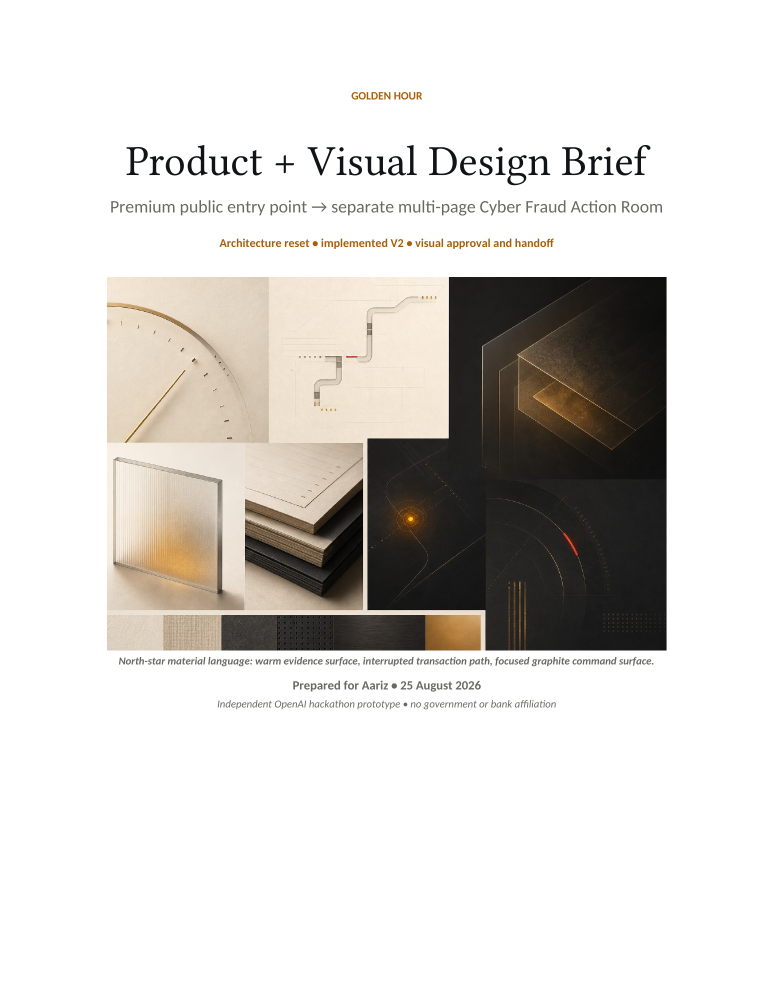
#> input picture v2-design/qa/docx-render-v2/page-1.png, 1547 x 2002 px (shown at 1/2 size); its folder holds 4 pictures in this run
$ python make_contact_sheets.py
#> lines starting #> are read from the running program, lines starting #| are printed output that depends on the picture
import sys
from pathlib import Path
from PIL import Image, ImageDraw

source = Path(sys.argv[1]) if len(sys.argv) > 1 else Path(__file__).parent / "docx-render-v2"
pages = sorted(source.glob("page-*.png"), key=lambda p: int(p.stem.split("-")[-1]))
groups = [pages[index:index + 7] for index in range(0, len(pages), 7)]

for group_index, group in enumerate(groups, start=1):
    thumbs = []
    for page in group:
        image = Image.open(page).convert("RGB")
#> image is the input picture: PIL image 1547x2002 RGB; mean R, G, B 218.4, 215.6, 212.1
        image.thumbnail((300, 390))
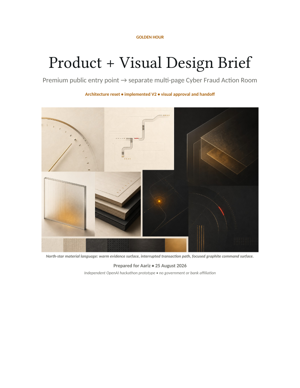
#> image: PIL image 300x388 RGB; mean R, G, B 218.3, 215.6, 212.1
        tile = Image.new("RGB", (320, 430), "#d8d4ca")
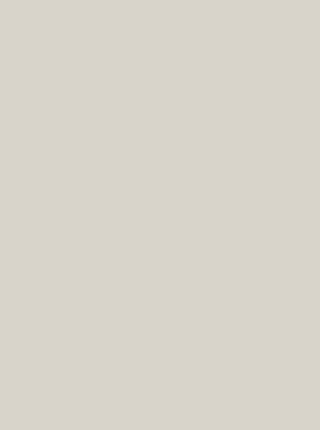
#> tile: PIL image 320x430 RGB; mean R, G, B 216, 212, 202
        x = (320 - image.width) // 2
#> x = 10
        tile.paste(image, (x, 25))
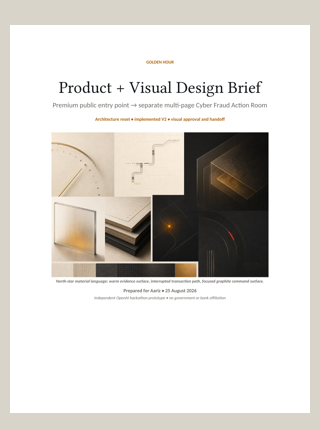
#> tile: PIL image 320x430 RGB; mean R, G, B 218, 215, 210.5
        draw = ImageDraw.Draw(tile)
        draw.text((12, 8), page.stem, fill="#101416")
        thumbs.append(tile)
    columns = 4
    rows = (len(thumbs) + columns - 1) // columns
#> rows = 1
    sheet = Image.new("RGB", (columns * 320, rows * 430), "#101416")
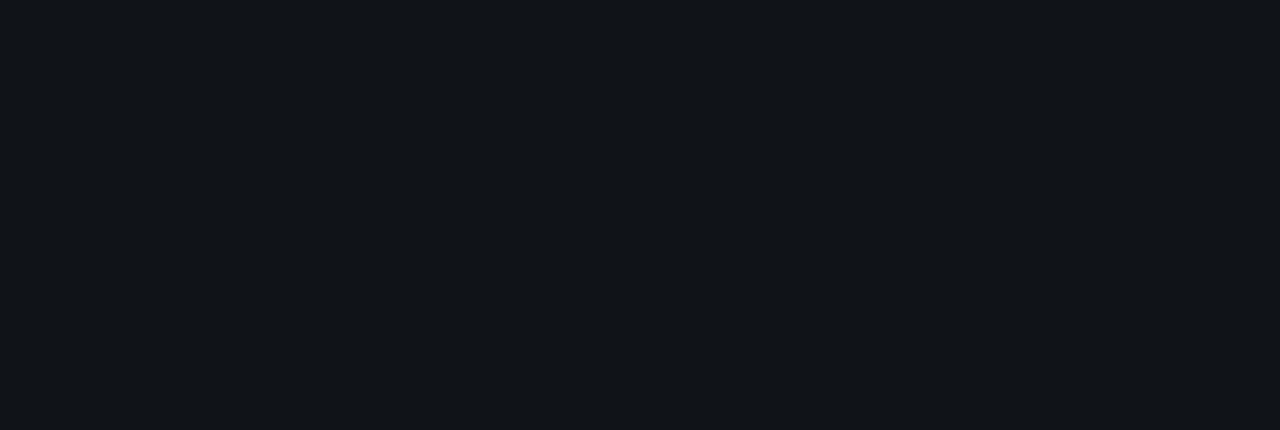
#> sheet: PIL image 1280x430 RGB; mean R, G, B 16, 20, 22
    for index, tile in enumerate(thumbs):
        sheet.paste(tile, ((index % columns) * 320, (index // columns) * 430))
#> this loop made 1 pass
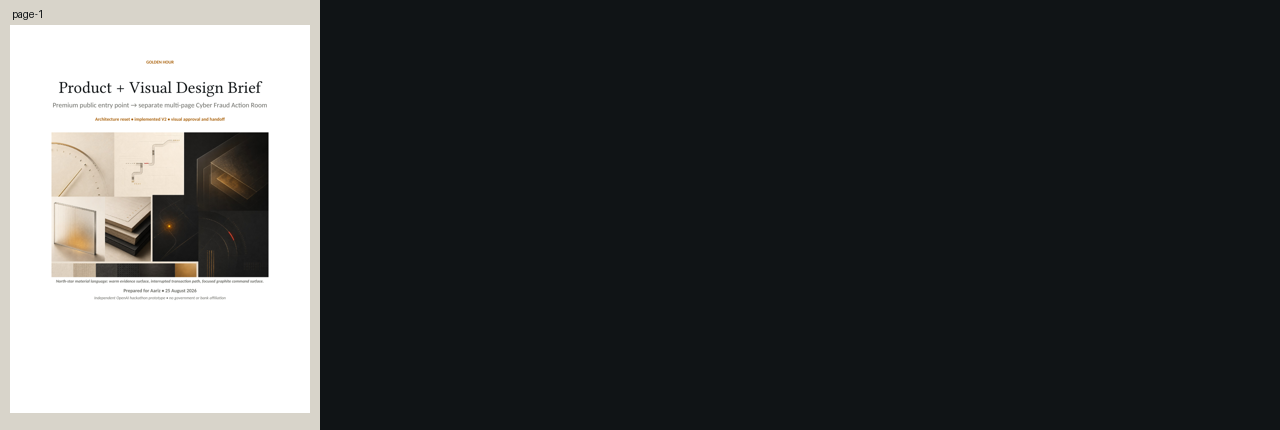
#> sheet: PIL image 1280x430 RGB; mean R, G, B 66.5, 68.7, 69.1
    sheet.save(source / f"contact-{group_index}.png", quality=92)

$ run again, on v2-design/qa/docx-render-v2/page-10.png
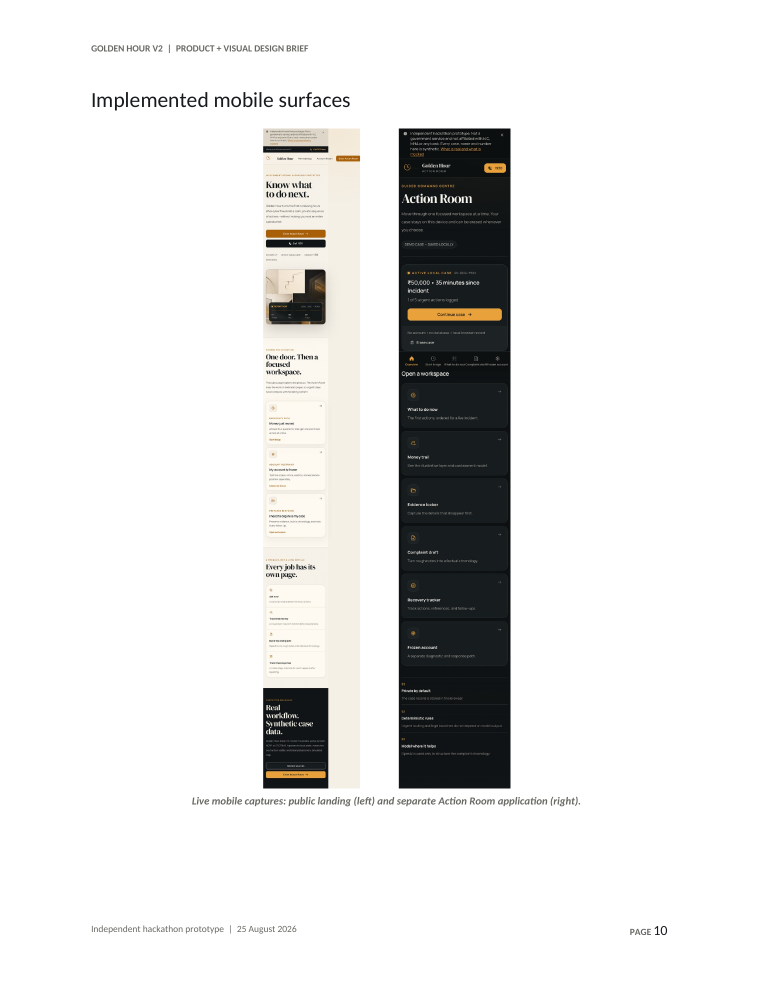
#> input picture v2-design/qa/docx-render-v2/page-10.png, 1547 x 2002 px (shown at 1/2 size)
#> image is the input picture: PIL image 1547x2002 RGB; mean R, G, B 229, 228.9, 228
#> image: PIL image 300x388 RGB
#> `tile.paste(image, (x, 25))`:
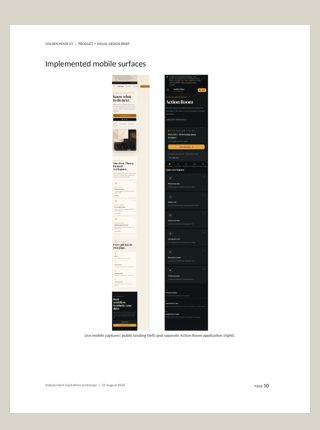
#> tile: PIL image 320x430 RGB; mean R, G, B 227, 226.2, 224
#> rows = 1
#> the loop `for index, tile in enumerate(thumbs):` made 1 pass
#> after the loop `for index, tile in enumerate(thumbs):`:
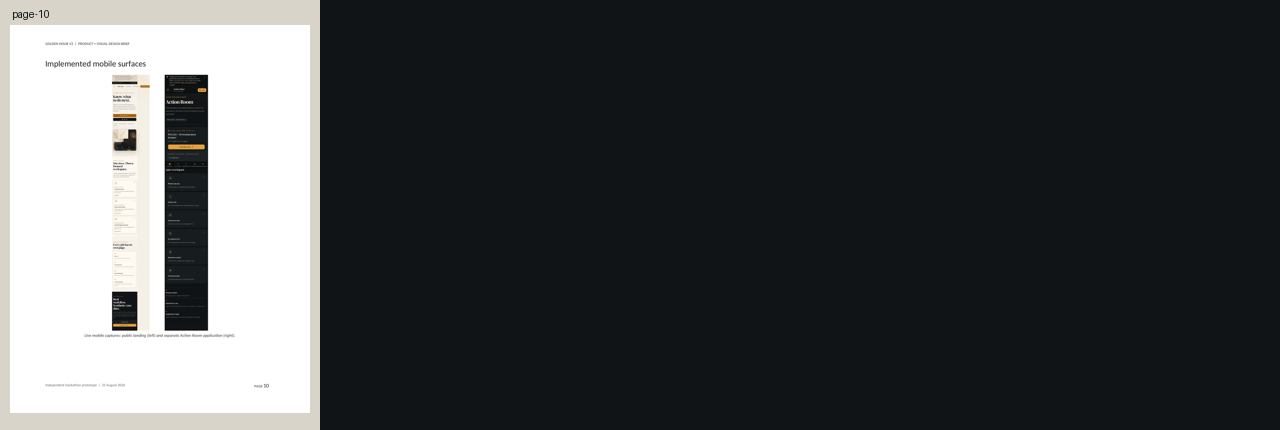
#> sheet: PIL image 1280x430 RGB; mean R, G, B 68.7, 71.5, 72.5

$ run again, on v2-design/qa/docx-render-v2/page-12.png
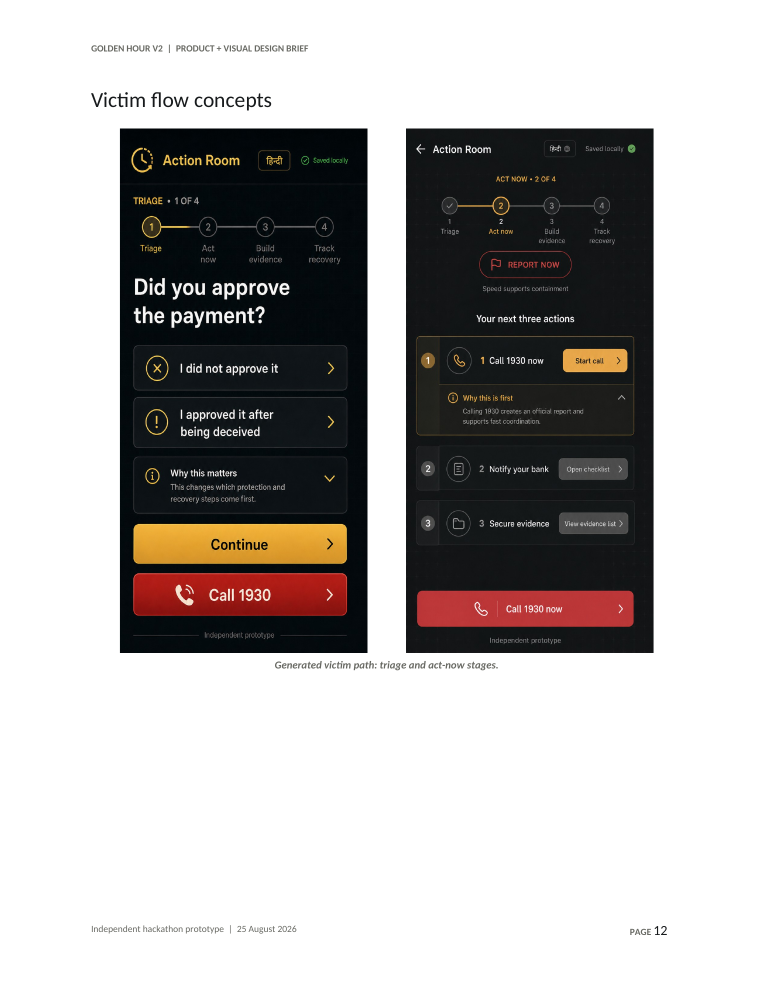
#> input picture v2-design/qa/docx-render-v2/page-12.png, 1547 x 2002 px (shown at 1/2 size)
#> image is the input picture: PIL image 1547x2002 RGB; mean R, G, B 182, 179.4, 178.3
#> image: PIL image 300x388 RGB
#> `tile.paste(image, (x, 25))`:
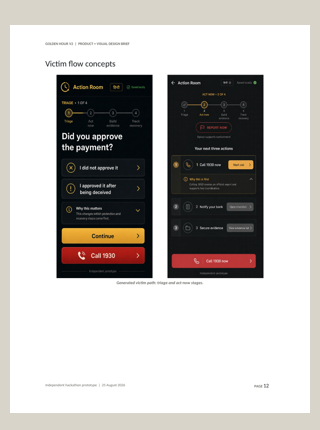
#> tile: PIL image 320x430 RGB; mean R, G, B 187.3, 184.4, 181.9
#> rows = 1
#> the loop `for index, tile in enumerate(thumbs):` made 1 pass
#> after the loop `for index, tile in enumerate(thumbs):`:
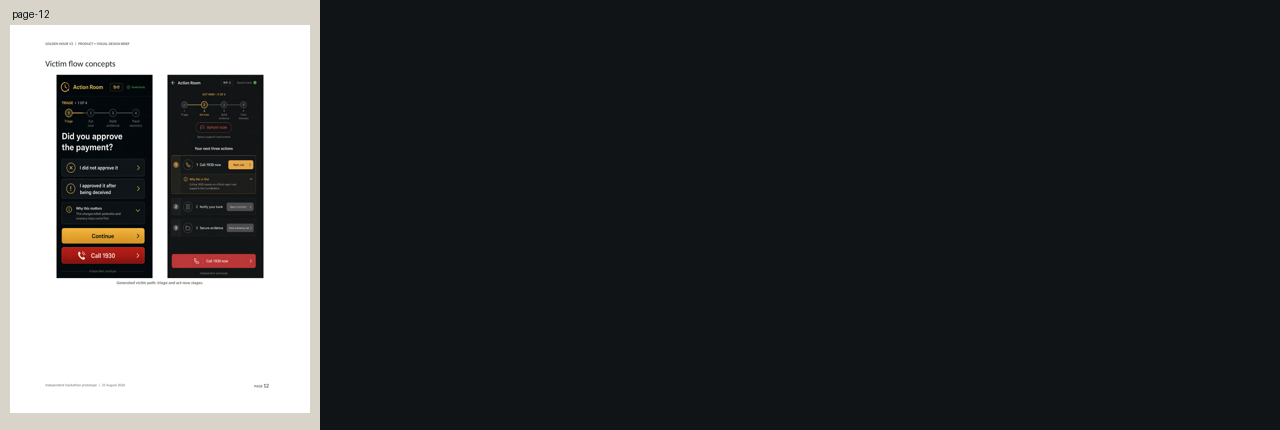
#> sheet: PIL image 1280x430 RGB; mean R, G, B 58.8, 61.1, 62
